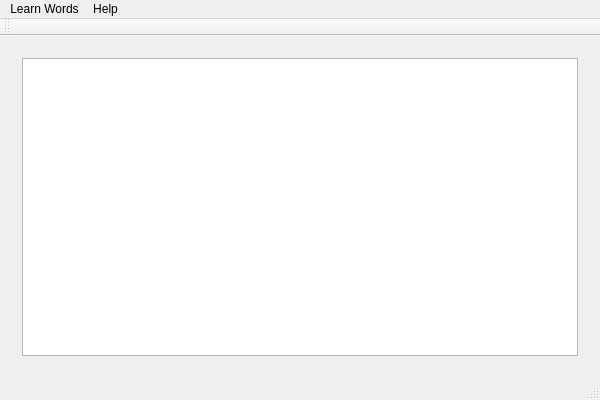
<?xml version="1.0" encoding="UTF-8"?>
<ui version="4.0">
 <class>WordsmartClass</class>
 <widget class="QMainWindow" name="WordsmartClass">
  <property name="geometry">
   <rect>
    <x>0</x>
    <y>0</y>
    <width>600</width>
    <height>400</height>
   </rect>
  </property>
  <property name="windowTitle">
   <string>Wordsmart</string>
  </property>
  <widget class="QWidget" name="centralWidget">
   <layout class="QVBoxLayout" name="verticalLayout_2">
    <item>
     <widget class="QStackedWidget" name="stackedWidget">
      <property name="currentIndex">
       <number>0</number>
      </property>
      <widget class="QWidget" name="page">
       <layout class="QVBoxLayout" name="verticalLayout">
        <item>
         <widget class="QTextBrowser" name="textBrowser">
          <property name="font">
           <font>
            <family>Verdana</family>
            <pointsize>10</pointsize>
           </font>
          </property>
          <property name="html">
           <string>&lt;!DOCTYPE HTML PUBLIC &quot;-//W3C//DTD HTML 4.0//EN&quot; &quot;http://www.w3.org/TR/REC-html40/strict.dtd&quot;&gt;
&lt;html&gt;&lt;head&gt;&lt;meta name=&quot;qrichtext&quot; content=&quot;1&quot; /&gt;&lt;style type=&quot;text/css&quot;&gt;
p, li { white-space: pre-wrap; }
&lt;/style&gt;&lt;/head&gt;&lt;body style=&quot; font-family:'Verdana'; font-size:10pt; font-weight:400; font-style:normal;&quot;&gt;
&lt;p style=&quot;-qt-paragraph-type:empty; margin-top:0px; margin-bottom:0px; margin-left:0px; margin-right:0px; -qt-block-indent:0; text-indent:0px;&quot;&gt;&lt;br /&gt;&lt;/p&gt;&lt;/body&gt;&lt;/html&gt;</string>
          </property>
          <property name="textInteractionFlags">
           <set>Qt::NoTextInteraction</set>
          </property>
         </widget>
        </item>
       </layout>
      </widget>
      <widget class="QWidget" name="page_2">
       <layout class="QHBoxLayout" name="horizontalLayout">
        <item>
         <widget class="QListWidget" name="listWidget">
          <property name="maximumSize">
           <size>
            <width>400</width>
            <height>16777215</height>
           </size>
          </property>
          <property name="font">
           <font>
            <family>Verdana</family>
           </font>
          </property>
         </widget>
        </item>
        <item>
         <widget class="QGroupBox" name="groupBox">
          <property name="title">
           <string>GroupBox</string>
          </property>
          <layout class="QVBoxLayout" name="verticalLayout_3">
           <item>
            <widget class="QTextBrowser" name="textBrowser_2">
             <property name="font">
              <font>
               <family>Verdana</family>
               <pointsize>10</pointsize>
              </font>
             </property>
            </widget>
           </item>
           <item>
            <widget class="QPushButton" name="pushButton_2">
             <property name="text">
              <string>PushButton</string>
             </property>
            </widget>
           </item>
           <item>
            <widget class="QPushButton" name="pushButton">
             <property name="text">
              <string>PushButton</string>
             </property>
            </widget>
           </item>
          </layout>
         </widget>
        </item>
       </layout>
      </widget>
      <widget class="QWidget" name="page_3"/>
     </widget>
    </item>
   </layout>
  </widget>
  <widget class="QMenuBar" name="menuBar">
   <property name="geometry">
    <rect>
     <x>0</x>
     <y>0</y>
     <width>600</width>
     <height>26</height>
    </rect>
   </property>
   <widget class="QMenu" name="menuWho">
    <property name="title">
     <string>Help</string>
    </property>
    <addaction name="actionVersion"/>
   </widget>
   <widget class="QMenu" name="menu">
    <property name="title">
     <string>Learn Words</string>
    </property>
    <addaction name="actionFlash_Cards"/>
    <addaction name="actionYour_Word_List"/>
   </widget>
   <addaction name="menu"/>
   <addaction name="menuWho"/>
  </widget>
  <widget class="QToolBar" name="mainToolBar">
   <attribute name="toolBarArea">
    <enum>TopToolBarArea</enum>
   </attribute>
   <attribute name="toolBarBreak">
    <bool>false</bool>
   </attribute>
  </widget>
  <widget class="QStatusBar" name="statusBar"/>
  <action name="actionVersion">
   <property name="text">
    <string>Version</string>
   </property>
  </action>
  <action name="actionFlash_Cards">
   <property name="text">
    <string>Flash Cards</string>
   </property>
  </action>
  <action name="actionYour_Word_List">
   <property name="text">
    <string>Your Word List</string>
   </property>
  </action>
 </widget>
 <layoutdefault spacing="6" margin="11"/>
 <resources>
  <include location="wordsmart.qrc"/>
 </resources>
 <connections/>
</ui>
